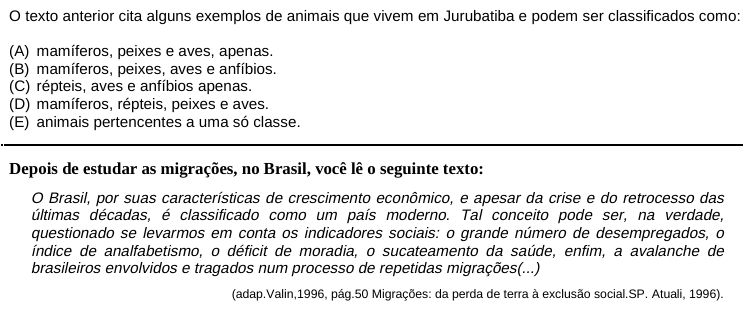
#> input picture _banco/questoes/ENEM/1998/P2377/revisao/Q042_p14.jpg, 749 x 310 px
$ python -i ocr_pdf.py   (imports and definitions only)
#> lines starting #> are read from the running program, lines starting #| are printed output that depends on the picture; after the words box and inside, x2 and y2 are one past the last pixel; in counts of white or black regions, pixels touching at a corner belong together
# OCR (tesseract, portugues) das provas com texto ruim no PDF (digitalizadas ou com fonte sem traducao).
# Gera ~/mnt/BM/_ocr/<PID>.pdf: cada pagina renderizada a 300 dpi com uma camada de texto invisivel do tesseract.
# O 06_extrair.py usa esse arquivo no lugar do original quando ele existe (e marca todas as questoes para conferir).
# Uso: python3 ferramentas_nuvem/ocr_pdf.py PID...      (PAR=4: provas em paralelo, 1 nucleo cada)
import json, os, re, sys, subprocess, tempfile, shutil, concurrent.futures as cf
import cv2, numpy as np

R = os.path.dirname(os.path.dirname(os.path.abspath(__file__)))
BM = os.path.expanduser("~/mnt/BM")
# [1 line not run here, left out]
SAIDA = os.path.join(BM, "_ocr")
DPI = 300


def fundo_branco(arq):
    """papel digitalizado fica cinza (~235): o extrator veria "tinta" na pagina toda. Divide pelo tom do papel
    (mediana) e o que fica quase branco vira branco; texto e desenho nao mudam."""
    im = cv2.imread(arq, cv2.IMREAD_GRAYSCALE)
    bg = float(np.median(im))
    if bg >= 250 or bg < 150: return
    im = np.clip(im.astype(np.float32) * 255.0 / bg, 0, 255)
    im[im > 235] = 255
    cv2.imwrite(arq, im.astype(np.uint8), [cv2.IMWRITE_JPEG_QUALITY, 90])


def bolinhas(arq):
    """letra branca dentro de circulo preto (alternativas do ENEM): o tesseract nao le. Devolve as caixas. Troca so o circulo por
    letra preta em fundo branco; nada mais da pagina muda. Circulo = componente redondo com um buraco (a letra) e
    SEM tinta colada dos lados (o "Q" e o "O" em negrito de QUESTAO tem letras vizinhas coladas)."""
    im = cv2.imread(arq, cv2.IMREAD_GRAYSCALE)
#> im is the input picture: shape (310, 749); min 0, max 255, mean 232.5
    bw = (im < 128).astype(np.uint8)
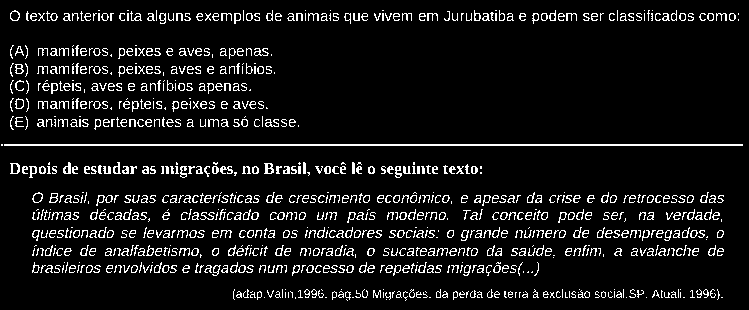
#> bw: shape (310, 749); values 0 (black) and 1 (white), 8.5% white in thin lines or dots
    n = 0; caixas = []
    # fechamento 5x5: o circulo pode sair partido pela letra branca (componente nao seria redondo)
    fech = cv2.morphologyEx(bw, cv2.MORPH_CLOSE, np.ones((5, 5), np.uint8))
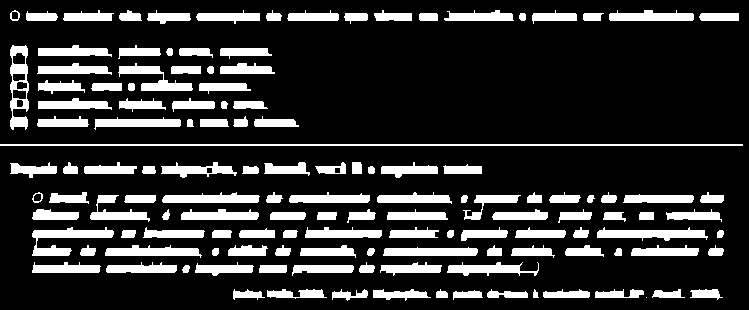
#> fech: shape (310, 749); values 0 (black) and 1 (white), 18.7% white; 134 white regions (1 under 20 px), largest, box (x1, y1, x2, y2) and area: (0, 144, 743, 146) 1486, (32, 227, 114, 256) 998, (597, 227, 708, 241) 893
    for c in cv2.findContours(fech, cv2.RETR_EXTERNAL, cv2.CHAIN_APPROX_SIMPLE)[0]:
        x, y, w, h = cv2.boundingRect(c)
        if not (28 <= w <= 90 and 0.85 <= w / h <= 1.18): continue
        a = cv2.contourArea(c)
        if not 0.68 <= a / (w * h) <= 0.85: continue            # circulo (quadrado cheio da ~1)
        m = np.zeros((h, w), np.uint8); cv2.drawContours(m, [c - [x, y]], -1, 1, -1)
        reg = im[y:y + h, x:x + w]
        buraco = int(((reg >= 128) & (m == 1)).sum())
        if not 0.15 * a <= buraco <= 0.6 * a: continue           # tem uma letra branca dentro
        g = int(0.4 * w); y0, y1 = y + h // 4, y + 3 * h // 4
        if bw[y0:y1, max(0, x - g):x].any() or bw[y0:y1, x + w:x + w + g].any(): continue   # letra de palavra
        letra = (cv2.erode(m, np.ones((5, 5), np.uint8)) == 1) & (reg >= 150)   # letra = branco longe da borda do circulo
        reg[m == 1] = 255; reg[letra] = 0
        if y >= 2 and x >= 2:                                        # contorno cinza (antisserrilhado) do circulo
            mb = np.pad(m, 2); anel = (cv2.dilate(mb, np.ones((5, 5), np.uint8)) == 1) & (mb == 0)
            jan = im[y - 2:y + h + 2, x - 2:x + w + 2]
            jan[anel[:jan.shape[0], :jan.shape[1]]] = 255
        # a letra e lida sozinha (1 caractere, so A-E); "?" se o tesseract nao le
        pad = 12; crop = np.full((h + 2 * pad, w + 2 * pad), 255, np.uint8); crop[pad:pad + h, pad:pad + w] = reg
        tmp_c = arq[:-4] + f"_b{n}.png"; cv2.imwrite(tmp_c, crop)
        le = subprocess.run(["tesseract", tmp_c, "-", "--psm", "10", "-c", "tessedit_char_whitelist=ABCDE"],
                            capture_output=True, text=True, env=dict(os.environ, OMP_THREAD_LIMIT="1")).stdout.strip()
        os.remove(tmp_c)
        n += 1; caixas.append([round(v * 72 / DPI, 1) for v in (x, y, x + w, y + h)] + [le if re.fullmatch(r"[A-E]", le) else "?"])
#> this loop made 134 passes
#> (x, y, w, h) on passes 1 to 12: (646, 297, 1, 1), (453, 290, 30, 10), (690, 289, 33, 11), (652, 289, 33, 9), (595, 289, 49, 9), (543, 289, 47, 9), (533, 289, 6, 9), (487, 289, 41, 9), (436, 289, 12, 9), (373, 289, 58, 12), (332, 289, 36, 12), (267, 289, 60, 10)
#> after the loop, caixas = []; n = 0
    if n: cv2.imwrite(arq, im, [cv2.IMWRITE_JPEG_QUALITY, 90])
    # letra nao lida ("?", quase sempre o B): vem da vizinha na mesma coluna ("A ? C" -> B), so se a sequencia fecha
    caixas.sort(key=lambda b: (round(b[0] / 20), b[1]))
    for _ in range(2):
        for i, b in enumerate(caixas):
            if b[4] != "?": continue
            ant = caixas[i - 1] if i and abs(caixas[i - 1][0] - b[0]) < 5 and b[1] - caixas[i - 1][3] < 80 else None
            prox = caixas[i + 1] if i + 1 < len(caixas) and abs(caixas[i + 1][0] - b[0]) < 5 and caixas[i + 1][1] - b[3] < 80 else None
            pa, pp = (ant[4] if ant else "?"), (prox[4] if prox else "?")
            if pa in "ABCD" and pa != "?" and (pp == "?" or ord(pp) == ord(pa) + 2): b[4] = chr(ord(pa) + 1)
            elif pp in "BCDE" and pp != "?" and (pa == "?" or ord(pp) == ord(pa) + 2): b[4] = chr(ord(pp) - 1)
    return caixas


def ocr(pid):
    alvo = os.path.join(SAIDA, pid + ".pdf")
    if os.path.exists(alvo): return pid, "ja existe"
    pdf = os.path.join(BM, CAT[pid]["caminho"])
    tmp = tempfile.mkdtemp(prefix=f"ocr_{pid}_")
    try:
        # jpeg (qualidade 90): o PDF de saida fica ~10x menor que com png, sem perda visivel no texto
        subprocess.run(["pdftoppm", "-r", str(DPI), "-gray", "-jpeg", "-jpegopt", "quality=90", pdf, os.path.join(tmp, "p")],
                       check=True, capture_output=True)
        pags = sorted(f for f in os.listdir(tmp) if f.endswith(".jpg"))
        env = dict(os.environ, OMP_THREAD_LIMIT="1")
        saidas = []; bolhas = {}
        for k, f in enumerate(pags):
            base = os.path.join(tmp, f[:-4])
            fundo_branco(os.path.join(tmp, f))
            cx = bolinhas(os.path.join(tmp, f))
            if cx: bolhas[k + 1] = cx
            subprocess.run(["tesseract", os.path.join(tmp, f), base, "-l", "por", "--dpi", str(DPI), "pdf"],
                           check=True, capture_output=True, env=env, timeout=600)
            saidas.append(base + ".pdf")
        os.makedirs(SAIDA, exist_ok=True)
        subprocess.run(["pdfunite", *saidas, alvo + ".part"], check=True, capture_output=True)
        # posicao das bolinhas (em pt, por pagina): o 06_extrair.py usa para saber que a letra ali e alternativa
        json.dump(bolhas, open(os.path.join(SAIDA, pid + ".bolhas.json"), "w"))
        os.replace(alvo + ".part", alvo)
        return pid, f"{len(pags)} paginas"
    except Exception as e:
        return pid, "ERRO " + repr(e)[:200]
    finally:
        shutil.rmtree(tmp, ignore_errors=True)


# [4 lines not run here, left out]

>>> result = bolinhas('../_banco/questoes/ENEM/1998/P2377/revisao/Q042_p14.jpg')
#> result = []

$ run again, on _banco/questoes/ENEM/2000/P2384/revisao/Q047_p11.jpg
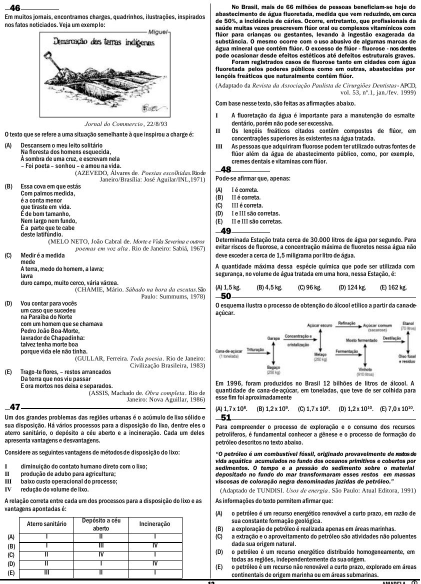
#> input picture _banco/questoes/ENEM/2000/P2384/revisao/Q047_p11.jpg, 841 x 1167 px (shown at 1/2 size)
#> in bolinhas, im is the input picture: shape (1167, 841); min 0, max 255, mean 226.4
#> in bolinhas, `bw = (im < 128).astype(np.uint8)`:
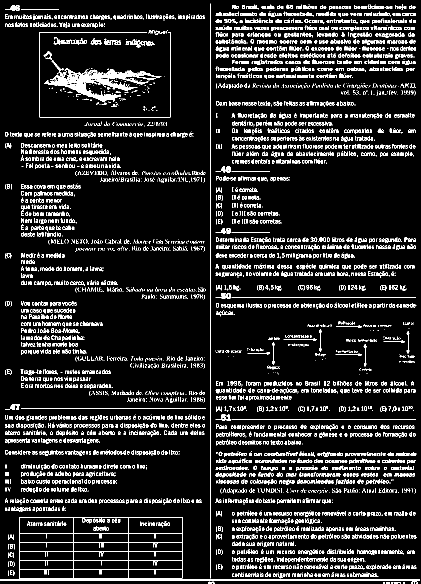
#> bw: shape (1167, 841) (shown at 1/2 size); values 0 (black) and 1 (white), 10.6% white in thin lines or dots
#> in bolinhas, `fech = cv2.morphologyEx(bw, cv2.MORPH_CLOSE, np.ones((5, 5), np.uint8))`:
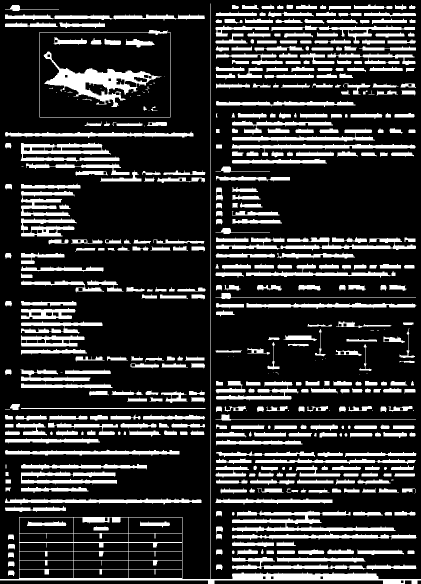
#> fech: shape (1167, 841) (shown at 1/2 size); values 0 (black) and 1 (white), 20.3% white; 481 white regions (49 under 20 px), largest, box (x1, y1, x2, y2) and area: (0, 7, 841, 1167) 11947, (87, 103, 323, 214) 7134, (464, 1021, 791, 1065) 5084
#> the loop in bolinhas, `for c in cv2.findContours(fech, cv2.RETR_EXTERNAL, cv2.CHAIN_APPROX_SI..` made 450 passes
#> (x, y, w, h) on passes 1 to 3: (16, 1141, 13, 11), (432, 1129, 13, 11), (16, 1123, 13, 11)
#> after the loop in bolinhas, `for c in cv2.findContours(fech, cv2.RETR_EXTERNAL, cv2.CHAIN_APPROX_SI..`: caixas = []; n = 0
#> result = []

$ run again, on _banco/questoes/ENEM/2001/P2388/img/Q043_img1.png
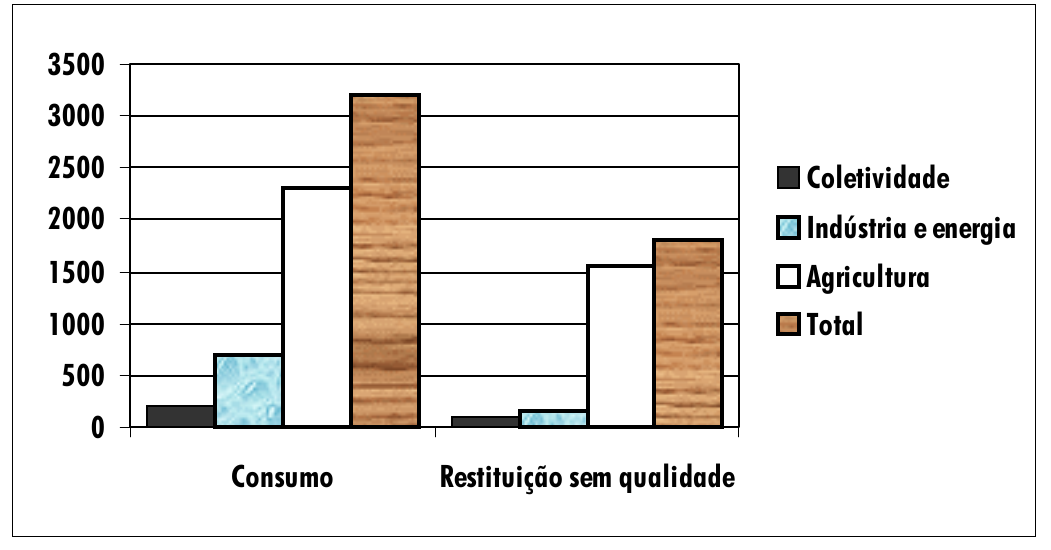
#> input picture _banco/questoes/ENEM/2001/P2388/img/Q043_img1.png, 1051 x 550 px
#> in bolinhas, `bw = (im < 128).astype(np.uint8)`:
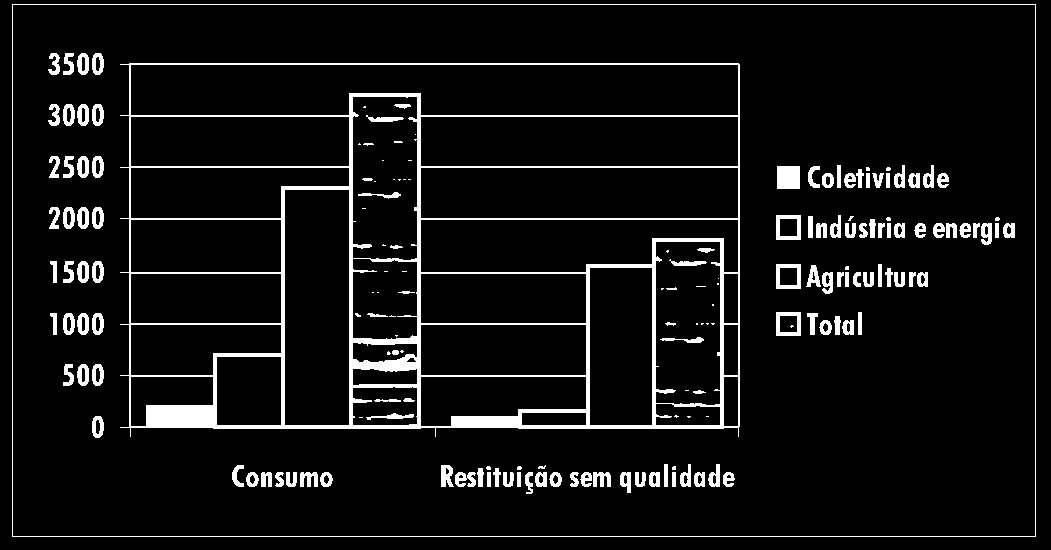
#> bw: shape (550, 1051); values 0 (black) and 1 (white), 7.1% white; 174 white regions (47 under 20 px), largest, box (x1, y1, x2, y2) and area: (120, 63, 740, 437) 21544, (12, 4, 1036, 537) 3110, (777, 166, 800, 189) 529
#> in bolinhas, `fech = cv2.morphologyEx(bw, cv2.MORPH_CLOSE, np.ones((5, 5), np.uint8))`:
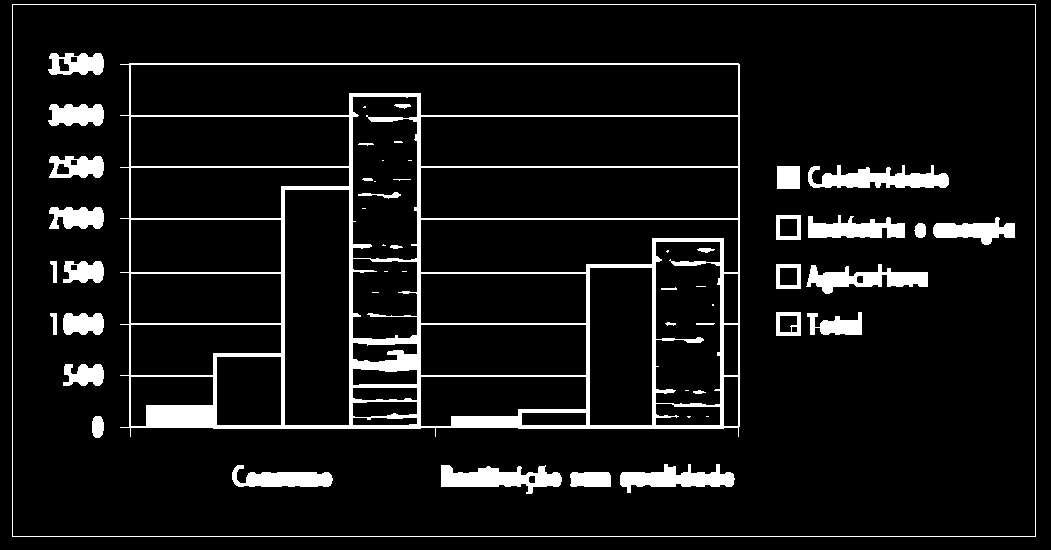
#> fech: shape (550, 1051); values 0 (black) and 1 (white), 8.2% white; 53 white regions (17 under 20 px), largest, box (x1, y1, x2, y2) and area: (120, 63, 740, 437) 22672, (12, 4, 1036, 537) 3110, (808, 165, 949, 188) 1990
#> the loop in bolinhas, `for c in cv2.findContours(fech, cv2.RETR_EXTERNAL, cv2.CHAIN_APPROX_SI..` made 1 pass
#> (c, x, y, w, h) on pass 1: ([[12, 4], [12, 536], [1035, 536], [1035, 4]], 12, 4, 1024, 533)
#> after the loop in bolinhas, `for c in cv2.findContours(fech, cv2.RETR_EXTERNAL, cv2.CHAIN_APPROX_SI..`: caixas = []; n = 0
#> result = []
